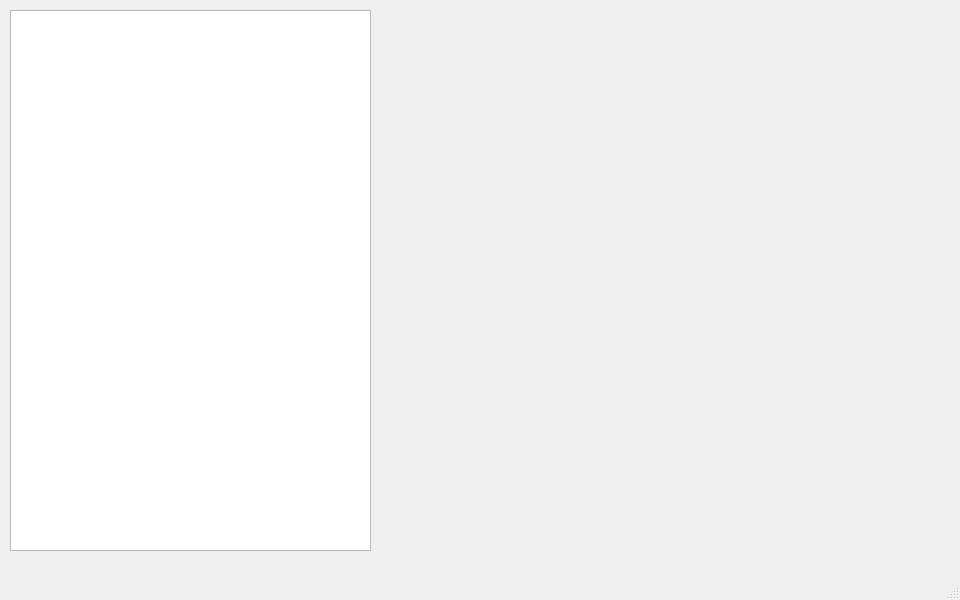
<?xml version="1.0" encoding="UTF-8"?>
<ui version="4.0">
 <class>MainWindow</class>
 <widget class="QMainWindow" name="MainWindow">
  <property name="geometry">
   <rect>
    <x>0</x>
    <y>0</y>
    <width>960</width>
    <height>600</height>
   </rect>
  </property>
  <property name="minimumSize">
   <size>
    <width>960</width>
    <height>600</height>
   </size>
  </property>
  <property name="windowTitle">
   <string>MainWindow</string>
  </property>
  <property name="locale">
   <locale language="English" country="UnitedStates"/>
  </property>
  <widget class="QWidget" name="centralwidget">
   <widget class="QTableWidget" name="tableWidget">
    <property name="geometry">
     <rect>
      <x>10</x>
      <y>10</y>
      <width>361</width>
      <height>541</height>
     </rect>
    </property>
   </widget>
   <widget class="QWidget" name="verticalLayoutWidget">
    <property name="geometry">
     <rect>
      <x>380</x>
      <y>10</y>
      <width>571</width>
      <height>541</height>
     </rect>
    </property>
    <layout class="QVBoxLayout" name="plotLayout"/>
   </widget>
  </widget>
  <widget class="QMenuBar" name="menubar">
   <property name="geometry">
    <rect>
     <x>0</x>
     <y>0</y>
     <width>960</width>
     <height>21</height>
    </rect>
   </property>
  </widget>
  <widget class="QStatusBar" name="statusbar"/>
 </widget>
 <resources/>
 <connections/>
</ui>
